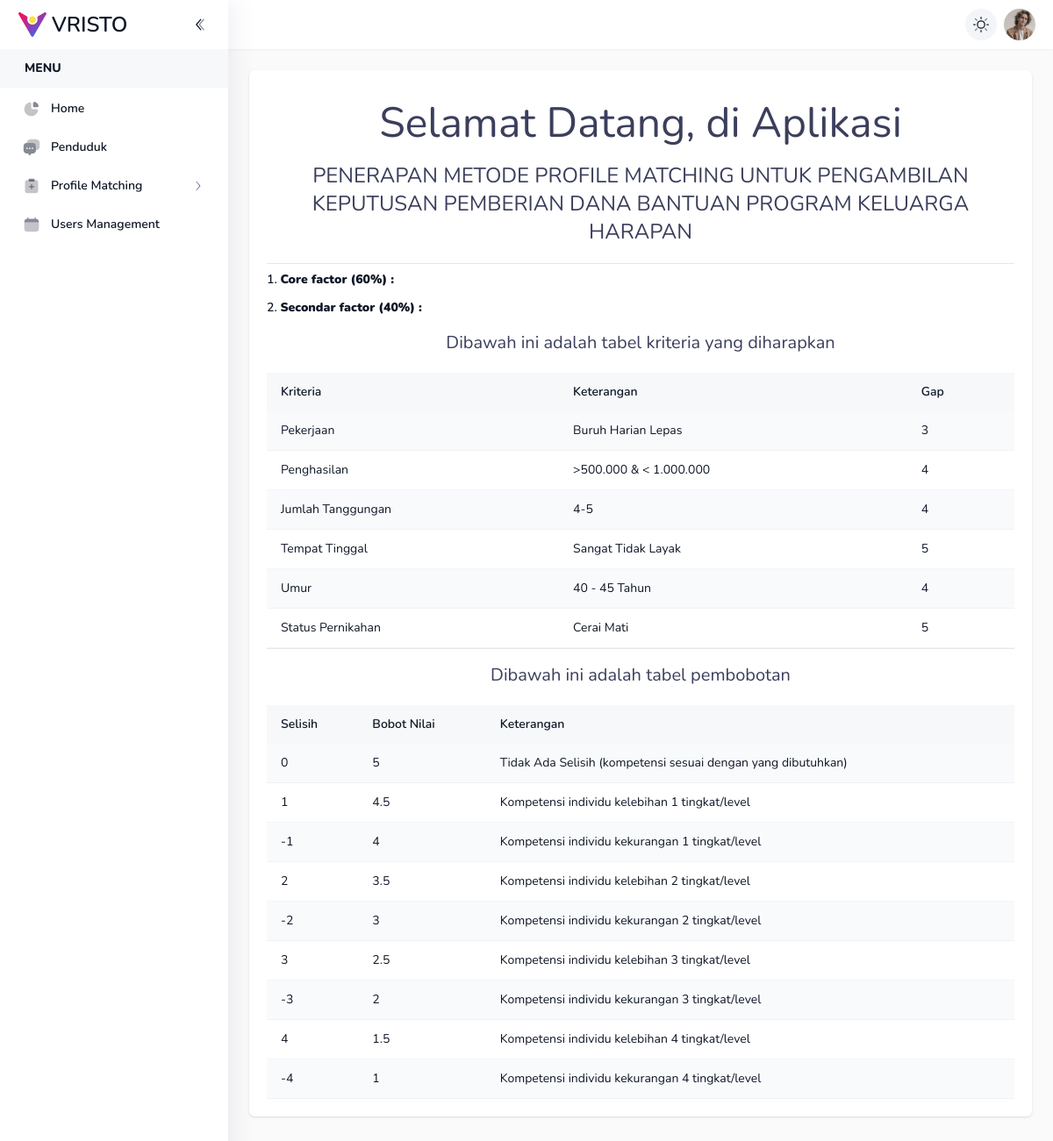
/index.php (signed in), run on the app's committed database.
### tables this page shows
CREATE TABLE `sub_kriteria` (
  `id` int(11) NOT NULL,
  `kriteria_id` int(11) NOT NULL,
  `nama` varchar(68) NOT NULL,
  `nilai` int(11) NOT NULL
);

CREATE TABLE `kriteria` (
  `id` int(11) NOT NULL,
  `nama` varchar(64) NOT NULL,
  `jenis` enum('cf','sf') NOT NULL,
  `ket` varchar(64) NOT NULL
);

CREATE TABLE `pembobotan` (
  `id` int(11) NOT NULL,
  `selisih` float NOT NULL,
  `bobot` float NOT NULL,
  `ket` varchar(64) NOT NULL
);

### include/config.php (called while the page is built, shortened)
<?php
$conn = mysqli_connect('localhost', 'root', '', 'db_pma_fajar');
function query($query)
{
    global $conn;
    $res = mysqli_query($conn, $query);
    $rows = [];
    while ($row = mysqli_fetch_assoc($res)) {
        $rows[] = $row;
    }
    return $rows;
}
?>

### pages/home.php (the view)
<?php
$profil = query("SELECT k.nama as k, sk.nama as sk, sk.nilai as np FROM kriteria k INNER JOIN sub_kriteria sk ON k.id = sk.kriteria_id INNER JOIN profil_standar ps ON sk.id = ps.subkriteria_id");
$pembobotan = query("SELECT * FROM pembobotan");
?>
<div class="col-md-12 justify-content-center panel">
    <div class="text-dark mb-5  mt-4 text-center text-5xl dark:text-white-light">
                    Selamat Datang, di Aplikasi
                </div>
                <div class="text-dark mb-5  mt-4 text-center text-2xl dark:text-white-light">
                PENERAPAN METODE PROFILE MATCHING UNTUK PENGAMBILAN KEPUTUSAN PEMBERIAN DANA BANTUAN PROGRAM KELUARGA HARAPAN
                </div>
                <hr>
                <div class="row mt-2">
                    <div class="col-md-8 mx-auto">
                        <ul class="list-inside list-decimal space-y-3 font-semibold">
                            <li ><b>Core factor (60%) :</b></li>
                            <li ><b>Secondar factor (40%) :</b></li>
                        </ul>
                        <p class="text-dark mb-5  mt-4 text-center text-xl dark:text-white-light">Dibawah ini adalah tabel kriteria yang diharapkan</p>
                        <table class="table-striped">
                                    <thead>
                                        <tr>
                                            <th>Kriteria</th>
                                            <th class="text-center">Keterangan</th>
                                            <th>Gap</th>
                                        </tr>
                                    </thead>
                                    <tbody>
                                        <?php foreach ($profil as $p) : ?>
                                            <tr>
                                                <td class="text-left"><?= $p['k']; ?></td>
                                                <td><?= $p['sk']; ?></td>
                                                <td><?= $p['np']; ?></td>
                                            </tr>
                                        <?php endforeach; ?>
                                    </tbody>
                                </table>
                        <hr>
                        <p class="text-dark mb-5  mt-4 text-center text-xl dark:text-white-light">Dibawah ini adalah tabel pembobotan</p>
                                <table class="table-striped">
                                    <thead>
                                        <tr>
                                            <th>Selisih</th>
                                            <th>Bobot Nilai</th>
                                            <th class="text-center">Keterangan </th>
                                        </tr>
                                    </thead>
                                    <tbody>
                                    <?php foreach ($pembobotan as $p) : ?>
                                            <tr>
                                                <td><?= $p['selisih']; ?></td>
                                                <td><?= $p['bobot']; ?></td>
                                                <td><?= $p['ket']; ?></td>
                                            </tr>
                                        <?php endforeach; ?>
                                    </tbody>
                                </table>
                    </div>
                </div>
            </div>
</div>

### index.php (shortened to what this page needs)
<?php
include 'include/config.php';
?>
<!DOCTYPE html>
<html lang="en" dir="ltr">
<head>
        <link rel="stylesheet" type="text/css" media="screen" href="assets/css/perfect-scrollbar.min.css" />
        <link rel="stylesheet" type="text/css" media="screen" href="assets/css/style.css" />
        <link defer rel="stylesheet" type="text/css" media="screen" href="assets/css/animate.css" />
    </head>
    <body
        x-data="main"
        class="relative overflow-x-hidden font-nunito text-sm font-normal antialiased"
        :class="[ $store.app.sidebar ? 'toggle-sidebar' : '', $store.app.theme === 'dark' || $store.app.isDarkMode ?  'dark' : '', $store.app.menu, $store.app.layout,$store.app.rtlClass]"
    >
        <div class="main-container min-h-screen text-black dark:text-white-dark" :class="[$store.app.navbar]">
            <div :class="{'dark text-white-dark' : $store.app.semidark}">
                <?php
                    include("include/sidebar.php")
                ?>
            </div>
            <div class="main-content flex min-h-screen flex-col">
                <header class="z-40" :class="{'dark' : $store.app.semidark && $store.app.menu === 'horizontal'}">
                    <div class="shadow-sm">
                        <div class="relative flex w-full items-center bg-white px-5 py-2.5 dark:bg-[#0e1726]">
                            <div
                                x-data="header"
                                class="flex items-center space-x-1.5 ltr:ml-auto rtl:mr-auto rtl:space-x-reverse dark:text-[#d0d2d6] sm:flex-1 ltr:sm:ml-0 sm:rtl:mr-0 lg:space-x-2"
                            >
                                <div>
                                    <a
                                        href="javascript:;"
                                        x-cloak
                                        x-show="$store.app.theme === 'light'"
                                        href="javascript:;"
                                        class="flex items-center rounded-full bg-white-light/40 p-2 hover:bg-white-light/90 hover:text-primary dark:bg-dark/40 dark:hover:bg-dark/60"
                                        @click="$store.app.toggleTheme('dark')"
                                    >
                                    </a>
                                </div>
                                <div class="dropdown flex-shrink-0" x-data="dropdown" @click.outside="open = false">
                                    <a href="javascript:;" class="group relative" @click="toggle()">
                                        <span
                                            ><img
                                                class="h-9 w-9 rounded-full object-cover saturate-50 group-hover:saturate-100"
                                                src="assets/images/user-profile.jpeg"
                                                alt="image"
                                        /></span>
                                    </a>
                                </div>
                            </div>
                        </div>
                </header>
                <div class="animate__animated p-6" :class="[$store.app.animation]">
                    <?php
                        $pages = (isset($_GET['pages'])?$_GET['pages']:'home').".php";
                        include('pages/'.$pages);
                    ?>
                </div>
            </div>
    </body>
</html>

### include/sidebar.php (shortened to what this page needs)
<nav
    x-data="sidebar"
    class="sidebar fixed bottom-0 top-0 z-50 h-full min-h-screen w-[260px] shadow-[5px_0_25px_0_rgba(94,92,154,0.1)] transition-all duration-300"
>
    <div class="h-full bg-white dark:bg-[#0e1726]">
        <div class="flex items-center justify-between px-4 py-3">
            <a href="index.html" class="main-logo flex shrink-0 items-center">
                <img class="ml-[5px] w-8 flex-none" src="assets/images/logo.svg" alt="image" />
                <span class="align-middle text-2xl font-semibold ltr:ml-1.5 rtl:mr-1.5 dark:text-white-light lg:inline">VRISTO</span>
            </a>
            <a
                href="javascript:;"
                class="collapse-icon flex h-8 w-8 items-center rounded-full transition duration-300 hover:bg-gray-500/10 rtl:rotate-180 dark:text-white-light dark:hover:bg-dark-light/10"
                @click="$store.app.toggleSidebar()"
            >
            </a>
        </div>
        <ul
            class="perfect-scrollbar relative h-[calc(100vh-80px)] space-y-0.5 overflow-y-auto overflow-x-hidden p-4 py-0 font-semibold"
            x-data="{ activeDropdown: 'dashboard' }"
        >
            <h2 class="-mx-4 mb-1 flex items-center bg-white-light/30 px-7 py-3 font-extrabold uppercase dark:bg-dark dark:bg-opacity-[0.08]">
                <span>Menu</span>
            </h2>
            <li class="nav-item">
                <ul>
                    <li class="menu nav-item">
                        <a href="?" class="nav-link group">
                            <div class="flex items-center">
                                <span class="text-black ltr:pl-3 rtl:pr-3 dark:text-[#506690] dark:group-hover:text-white-dark">Home</span>
                            </div>
                        </a>
                    </li>
                    <?php if($_SESSION['level']==1) :?>
                    <li class="nav-item">
                        <a href="?pages=penduduk" class="group">
                            <div class="flex items-center">
                                <span class="text-black ltr:pl-3 rtl:pr-3 dark:text-[#506690] dark:group-hover:text-white-dark">Penduduk</span>
                            </div>
                        </a>
                    </li>
                    <li class="menu nav-item">
                        <button
                            type="button"
                            class="nav-link group"
                            :class="{'active' : activeDropdown === 'invoice'}"
                            @click="activeDropdown === 'invoice' ? activeDropdown = null : activeDropdown = 'invoice'"
                        >
                            <div class="flex items-center">
                                <span class="text-black ltr:pl-3 rtl:pr-3 dark:text-[#506690] dark:group-hover:text-white-dark">Profile Matching</span>
                            </div>
                            <div class="rtl:rotate-180" :class="{'!rotate-90' : activeDropdown === 'invoice'}">
                                <svg width="16" height="16" viewBox="0 0 24 24" fill="none" xmlns="http://www.w3.org/2000/svg">
                                    <path
                                        d="M9 5L15 12L9 19"
                                        stroke="currentColor"
                                        stroke-width="1.5"
                                        stroke-linecap="round"
                                        stroke-linejoin="round"
                                    />
                                </svg>
                            </div>
                        </button>
                    </li>
                    <li class="nav-item">
                        <a href="?pages=users" class="group">
                            <div class="flex items-center">
                                <span class="text-black ltr:pl-3 rtl:pr-3 dark:text-[#506690] dark:group-hover:text-white-dark">Users Management</span>
                            </div>
                        </a>
                    </li>
                </ul>
            </li>
            <?php endif;?>
        </ul>
    </div>
</nav>

### data on the page
sub_kriteria: kriteria.nama "Pekerjaan", nama "Buruh Harian Lepas", nilai "3"
sub_kriteria: kriteria.nama "Penghasilan", nama ">500.000 & < 1.000.000", nilai "4"
sub_kriteria: kriteria.nama "Jumlah Tanggungan", nama "4-5", nilai "4"
sub_kriteria: kriteria.nama "Tempat Tinggal", nama "Sangat Tidak Layak", nilai "5"
sub_kriteria: kriteria.nama "Umur", nama "40 - 45 Tahun", nilai "4"
sub_kriteria: kriteria.nama "Status Pernikahan", nama "Cerai Mati", nilai "5"
pembobotan: selisih "0", bobot "5", ket "Tidak Ada Selisih (kompetensi sesuai dengan yang dibutuhkan)"
pembobotan: selisih "1", bobot "4.5", ket "Kompetensi individu kelebihan 1 tingkat/level"
pembobotan: selisih "-1", bobot "4", ket "Kompetensi individu kekurangan 1 tingkat/level"
pembobotan: selisih "2", bobot "3.5", ket "Kompetensi individu kelebihan 2 tingkat/level"
pembobotan: selisih "-2", bobot "3", ket "Kompetensi individu kekurangan 2 tingkat/level"
pembobotan: selisih "3", bobot "2.5", ket "Kompetensi individu kelebihan 3 tingkat/level"
pembobotan: selisih "-3", bobot "2", ket "Kompetensi individu kekurangan 3 tingkat/level"
pembobotan: selisih "4", bobot "1.5", ket "Kompetensi individu kelebihan 4 tingkat/level"
pembobotan: selisih "-4", bobot "1", ket "Kompetensi individu kekurangan 4 tingkat/level"
